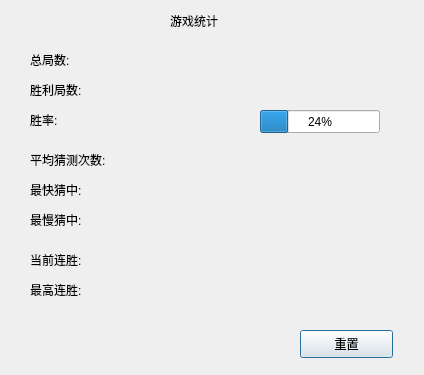
<?xml version="1.0" encoding="UTF-8"?>
<ui version="4.0">
 <class>StatsDialog</class>
 <widget class="QDialog" name="StatsDialog">
  <property name="geometry">
   <rect>
    <x>0</x>
    <y>0</y>
    <width>424</width>
    <height>375</height>
   </rect>
  </property>
  <property name="windowTitle">
   <string>Dialog</string>
  </property>
  <widget class="QPushButton" name="resetButton">
   <property name="geometry">
    <rect>
     <x>300</x>
     <y>330</y>
     <width>93</width>
     <height>28</height>
    </rect>
   </property>
   <property name="text">
    <string>重置</string>
   </property>
  </widget>
  <widget class="QLabel" name="label">
   <property name="geometry">
    <rect>
     <x>170</x>
     <y>10</y>
     <width>81</width>
     <height>21</height>
    </rect>
   </property>
   <property name="text">
    <string>游戏统计</string>
   </property>
  </widget>
  <widget class="QLabel" name="label_2">
   <property name="geometry">
    <rect>
     <x>30</x>
     <y>50</y>
     <width>69</width>
     <height>19</height>
    </rect>
   </property>
   <property name="text">
    <string>总局数:</string>
   </property>
  </widget>
  <widget class="QLabel" name="labelTotalGames">
   <property name="geometry">
    <rect>
     <x>130</x>
     <y>50</y>
     <width>101</width>
     <height>19</height>
    </rect>
   </property>
   <property name="text">
    <string/>
   </property>
  </widget>
  <widget class="QLabel" name="labelWins">
   <property name="geometry">
    <rect>
     <x>130</x>
     <y>80</y>
     <width>101</width>
     <height>19</height>
    </rect>
   </property>
   <property name="text">
    <string/>
   </property>
  </widget>
  <widget class="QLabel" name="label_5">
   <property name="geometry">
    <rect>
     <x>30</x>
     <y>80</y>
     <width>69</width>
     <height>19</height>
    </rect>
   </property>
   <property name="text">
    <string>胜利局数:</string>
   </property>
  </widget>
  <widget class="QLabel" name="labelWinRate">
   <property name="geometry">
    <rect>
     <x>130</x>
     <y>110</y>
     <width>91</width>
     <height>19</height>
    </rect>
   </property>
   <property name="text">
    <string/>
   </property>
  </widget>
  <widget class="QLabel" name="label_7">
   <property name="geometry">
    <rect>
     <x>30</x>
     <y>110</y>
     <width>69</width>
     <height>19</height>
    </rect>
   </property>
   <property name="text">
    <string>胜率:</string>
   </property>
  </widget>
  <widget class="QLabel" name="labelAvgGuess">
   <property name="geometry">
    <rect>
     <x>130</x>
     <y>150</y>
     <width>141</width>
     <height>19</height>
    </rect>
   </property>
   <property name="text">
    <string/>
   </property>
  </widget>
  <widget class="QLabel" name="label_9">
   <property name="geometry">
    <rect>
     <x>30</x>
     <y>150</y>
     <width>101</width>
     <height>19</height>
    </rect>
   </property>
   <property name="text">
    <string>平均猜测次数:</string>
   </property>
  </widget>
  <widget class="QLabel" name="labelFastest">
   <property name="geometry">
    <rect>
     <x>130</x>
     <y>180</y>
     <width>141</width>
     <height>19</height>
    </rect>
   </property>
   <property name="text">
    <string/>
   </property>
  </widget>
  <widget class="QLabel" name="label_11">
   <property name="geometry">
    <rect>
     <x>30</x>
     <y>180</y>
     <width>69</width>
     <height>19</height>
    </rect>
   </property>
   <property name="text">
    <string>最快猜中:</string>
   </property>
  </widget>
  <widget class="QLabel" name="labelSlowest">
   <property name="geometry">
    <rect>
     <x>130</x>
     <y>210</y>
     <width>151</width>
     <height>19</height>
    </rect>
   </property>
   <property name="text">
    <string/>
   </property>
  </widget>
  <widget class="QLabel" name="label_13">
   <property name="geometry">
    <rect>
     <x>30</x>
     <y>210</y>
     <width>69</width>
     <height>19</height>
    </rect>
   </property>
   <property name="text">
    <string>最慢猜中:</string>
   </property>
  </widget>
  <widget class="QLabel" name="labelCurrentStreak">
   <property name="geometry">
    <rect>
     <x>130</x>
     <y>250</y>
     <width>141</width>
     <height>19</height>
    </rect>
   </property>
   <property name="text">
    <string/>
   </property>
  </widget>
  <widget class="QLabel" name="label_15">
   <property name="geometry">
    <rect>
     <x>30</x>
     <y>250</y>
     <width>69</width>
     <height>19</height>
    </rect>
   </property>
   <property name="text">
    <string>当前连胜:</string>
   </property>
  </widget>
  <widget class="QLabel" name="labelBestStreak">
   <property name="geometry">
    <rect>
     <x>130</x>
     <y>280</y>
     <width>141</width>
     <height>19</height>
    </rect>
   </property>
   <property name="text">
    <string/>
   </property>
  </widget>
  <widget class="QLabel" name="label_17">
   <property name="geometry">
    <rect>
     <x>30</x>
     <y>280</y>
     <width>69</width>
     <height>19</height>
    </rect>
   </property>
   <property name="text">
    <string>最高连胜:</string>
   </property>
  </widget>
  <widget class="QProgressBar" name="progressWinRate">
   <property name="geometry">
    <rect>
     <x>260</x>
     <y>110</y>
     <width>120</width>
     <height>23</height>
    </rect>
   </property>
   <property name="value">
    <number>24</number>
   </property>
  </widget>
 </widget>
 <resources/>
 <connections/>
</ui>
